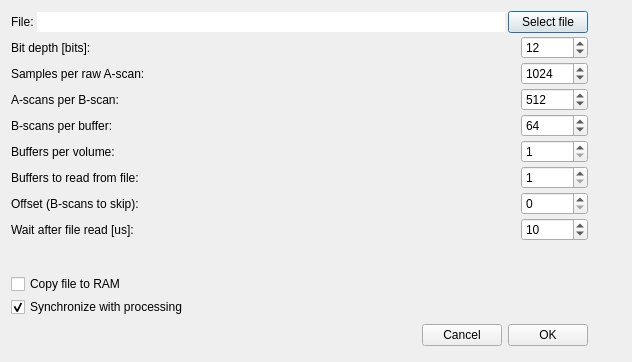
<?xml version="1.0" encoding="UTF-8"?>
<ui version="4.0">
 <class>VirtualOCTSystemSettingsDialog</class>
 <widget class="QDialog" name="VirtualOCTSystemSettingsDialog">
  <property name="geometry">
   <rect>
    <x>0</x>
    <y>0</y>
    <width>632</width>
    <height>362</height>
   </rect>
  </property>
  <property name="sizePolicy">
   <sizepolicy hsizetype="Preferred" vsizetype="Preferred">
    <horstretch>0</horstretch>
    <verstretch>0</verstretch>
   </sizepolicy>
  </property>
  <property name="windowTitle">
   <string>Dialog</string>
  </property>
  <layout class="QHBoxLayout" name="horizontalLayout_10">
   <item>
    <layout class="QVBoxLayout" name="verticalLayout">
     <property name="spacing">
      <number>3</number>
     </property>
     <item>
      <layout class="QHBoxLayout" name="horizontalLayout_4">
       <item>
        <widget class="QLabel" name="label">
         <property name="text">
          <string>File:</string>
         </property>
        </widget>
       </item>
       <item>
        <widget class="QLineEdit" name="lineEdit">
         <property name="text">
          <string/>
         </property>
         <property name="frame">
          <bool>false</bool>
         </property>
         <property name="readOnly">
          <bool>true</bool>
         </property>
        </widget>
       </item>
       <item>
        <widget class="QPushButton" name="pushButton_selectFile">
         <property name="text">
          <string>Select file</string>
         </property>
        </widget>
       </item>
      </layout>
     </item>
     <item>
      <layout class="QHBoxLayout" name="horizontalLayout_6">
       <item>
        <widget class="QLabel" name="label_6">
         <property name="text">
          <string>Bit depth [bits]:</string>
         </property>
        </widget>
       </item>
       <item>
        <spacer name="spacer_5">
         <property name="orientation">
          <enum>Qt::Horizontal</enum>
         </property>
         <property name="sizeHint" stdset="0">
          <size>
           <width>38</width>
           <height>13</height>
          </size>
         </property>
        </spacer>
       </item>
       <item>
        <widget class="QSpinBox" name="spinBox_bitDepth">
         <property name="toolTip">
          <string>&lt;html&gt;&lt;head/&gt;&lt;body&gt;&lt;p&gt;Bit depth of each sample.&lt;/p&gt;&lt;/body&gt;&lt;/html&gt;</string>
         </property>
         <property name="whatsThis">
          <string>Bit depth of each sample. The exact value depends on the dimensions of the chosen raw data. Common values are 8 bit, 12 bit and 16 bit.</string>
         </property>
         <property name="minimum">
          <number>8</number>
         </property>
         <property name="maximum">
          <number>10000000</number>
         </property>
         <property name="value">
          <number>12</number>
         </property>
        </widget>
       </item>
      </layout>
     </item>
     <item>
      <layout class="QHBoxLayout" name="horizontalLayout">
       <item>
        <widget class="QLabel" name="label_2">
         <property name="text">
          <string>Samples per raw A-scan:</string>
         </property>
        </widget>
       </item>
       <item>
        <spacer name="spacer">
         <property name="orientation">
          <enum>Qt::Horizontal</enum>
         </property>
         <property name="sizeHint" stdset="0">
          <size>
           <width>38</width>
           <height>13</height>
          </size>
         </property>
        </spacer>
       </item>
       <item>
        <widget class="QSpinBox" name="spinBox_width">
         <property name="toolTip">
          <string>&lt;html&gt;&lt;head/&gt;&lt;body&gt;&lt;p&gt;Samples per raw a-scan. This needs to be an even number. &lt;/p&gt;&lt;/body&gt;&lt;/html&gt;</string>
         </property>
         <property name="whatsThis">
          <string>Samples per raw a-scan. This needs to be an even number. The exact value depends on the dimensions of the chosen raw data. Typical values are multiple of 128 such as 1024.</string>
         </property>
         <property name="minimum">
          <number>2</number>
         </property>
         <property name="maximum">
          <number>10000000</number>
         </property>
         <property name="singleStep">
          <number>2</number>
         </property>
         <property name="value">
          <number>1024</number>
         </property>
        </widget>
       </item>
      </layout>
     </item>
     <item>
      <layout class="QHBoxLayout" name="horizontalLayout_2">
       <item>
        <widget class="QLabel" name="label_3">
         <property name="text">
          <string>A-scans per B-scan:</string>
         </property>
        </widget>
       </item>
       <item>
        <spacer name="spacer_2">
         <property name="orientation">
          <enum>Qt::Horizontal</enum>
         </property>
         <property name="sizeHint" stdset="0">
          <size>
           <width>38</width>
           <height>13</height>
          </size>
         </property>
        </spacer>
       </item>
       <item>
        <widget class="QSpinBox" name="spinBox_height">
         <property name="toolTip">
          <string>&lt;html&gt;&lt;head/&gt;&lt;body&gt;&lt;p&gt;A-scans per b-scan&lt;/p&gt;&lt;/body&gt;&lt;/html&gt;</string>
         </property>
         <property name="whatsThis">
          <string>A-scans per b-scan. The exact value depends on the dimensions of the chosen raw data. Typical values are 256, 320, 512 and 1024.</string>
         </property>
         <property name="minimum">
          <number>2</number>
         </property>
         <property name="maximum">
          <number>10000000</number>
         </property>
         <property name="value">
          <number>512</number>
         </property>
        </widget>
       </item>
      </layout>
     </item>
     <item>
      <layout class="QHBoxLayout" name="horizontalLayout_3">
       <item>
        <widget class="QLabel" name="label_4">
         <property name="text">
          <string>B-scans per buffer:</string>
         </property>
        </widget>
       </item>
       <item>
        <spacer name="spacer_3">
         <property name="orientation">
          <enum>Qt::Horizontal</enum>
         </property>
         <property name="sizeHint" stdset="0">
          <size>
           <width>38</width>
           <height>13</height>
          </size>
         </property>
        </spacer>
       </item>
       <item>
        <widget class="QSpinBox" name="spinBox_depth">
         <property name="toolTip">
          <string>&lt;html&gt;&lt;head/&gt;&lt;body&gt;&lt;p&gt;B-scans per buffer&lt;/p&gt;&lt;/body&gt;&lt;/html&gt;</string>
         </property>
         <property name="whatsThis">
          <string> For processing buffer by buffer is copied to GPU memory and all a-scans of each buffer are processed in parallel. The size of the buffer affects the processing speed. The optimal value depends on the GPU used.</string>
         </property>
         <property name="minimum">
          <number>1</number>
         </property>
         <property name="maximum">
          <number>10000000</number>
         </property>
         <property name="value">
          <number>64</number>
         </property>
        </widget>
       </item>
      </layout>
     </item>
     <item>
      <layout class="QHBoxLayout" name="horizontalLayout_7">
       <item>
        <widget class="QLabel" name="label_7">
         <property name="text">
          <string>Buffers per volume:</string>
         </property>
        </widget>
       </item>
       <item>
        <spacer name="spacer_6">
         <property name="orientation">
          <enum>Qt::Horizontal</enum>
         </property>
         <property name="sizeHint" stdset="0">
          <size>
           <width>38</width>
           <height>13</height>
          </size>
         </property>
        </spacer>
       </item>
       <item>
        <widget class="QSpinBox" name="spinBox_buffersPerVolume">
         <property name="toolTip">
          <string>&lt;html&gt;&lt;head/&gt;&lt;body&gt;&lt;p&gt;Buffers per volume&lt;/p&gt;&lt;/body&gt;&lt;/html&gt;</string>
         </property>
         <property name="whatsThis">
          <string>Buffers per volume. A volume can consist of one or more buffers. For processing buffer by buffer is copied to GPU memory and all a-scans of each buffer are processed in parallel.</string>
         </property>
         <property name="minimum">
          <number>1</number>
         </property>
         <property name="maximum">
          <number>10000000</number>
         </property>
         <property name="value">
          <number>1</number>
         </property>
        </widget>
       </item>
      </layout>
     </item>
     <item>
      <layout class="QHBoxLayout" name="horizontalLayout_8">
       <item>
        <widget class="QLabel" name="label_8">
         <property name="text">
          <string>Buffers to read from file:</string>
         </property>
        </widget>
       </item>
       <item>
        <spacer name="spacer_7">
         <property name="orientation">
          <enum>Qt::Horizontal</enum>
         </property>
         <property name="sizeHint" stdset="0">
          <size>
           <width>38</width>
           <height>13</height>
          </size>
         </property>
        </spacer>
       </item>
       <item>
        <widget class="QSpinBox" name="spinBox_buffersFromFile">
         <property name="toolTip">
          <string>&lt;html&gt;&lt;head/&gt;&lt;body&gt;&lt;p&gt;Number of buffers that should be read from file.&lt;/p&gt;&lt;/body&gt;&lt;/html&gt;</string>
         </property>
         <property name="whatsThis">
          <string>Number of buffers that should be read from file. Typically this value is the same as &quot;buffers per volume&quot; or an integer multiple of it.</string>
         </property>
         <property name="minimum">
          <number>1</number>
         </property>
         <property name="maximum">
          <number>10000000</number>
         </property>
         <property name="value">
          <number>1</number>
         </property>
        </widget>
       </item>
      </layout>
     </item>
     <item>
      <layout class="QHBoxLayout" name="horizontalLayout_9">
       <item>
        <widget class="QLabel" name="label_10">
         <property name="text">
          <string>Offset (B-scans to skip):</string>
         </property>
        </widget>
       </item>
       <item>
        <spacer name="spacer_8">
         <property name="orientation">
          <enum>Qt::Horizontal</enum>
         </property>
         <property name="sizeHint" stdset="0">
          <size>
           <width>38</width>
           <height>13</height>
          </size>
         </property>
        </spacer>
       </item>
       <item>
        <widget class="QSpinBox" name="spinBox_bscanOffset">
         <property name="toolTip">
          <string>&lt;html&gt;&lt;head/&gt;&lt;body&gt;&lt;p&gt;Number of buffers that should be read from file.&lt;/p&gt;&lt;/body&gt;&lt;/html&gt;</string>
         </property>
         <property name="whatsThis">
          <string>Number of buffers that should be read from file. Typically this value is the same as &quot;buffers per volume&quot; or an integer multiple of it.</string>
         </property>
         <property name="minimum">
          <number>0</number>
         </property>
         <property name="maximum">
          <number>10000000</number>
         </property>
         <property name="value">
          <number>0</number>
         </property>
        </widget>
       </item>
      </layout>
     </item>
     <item>
      <layout class="QHBoxLayout" name="horizontalLayout_5">
       <item>
        <widget class="QLabel" name="label_5">
         <property name="text">
          <string>Wait after file read [us]:</string>
         </property>
        </widget>
       </item>
       <item>
        <spacer name="spacer_4">
         <property name="orientation">
          <enum>Qt::Horizontal</enum>
         </property>
         <property name="sizeHint" stdset="0">
          <size>
           <width>38</width>
           <height>13</height>
          </size>
         </property>
        </spacer>
       </item>
       <item>
        <widget class="QSpinBox" name="spinBox_waitTime">
         <property name="toolTip">
          <string>&lt;html&gt;&lt;head/&gt;&lt;body&gt;&lt;p&gt;Wait time after reading a single buffer.&lt;/p&gt;&lt;/body&gt;&lt;/html&gt;</string>
         </property>
         <property name="whatsThis">
          <string>Artificially generated waiting time after reading a single buffer to simulate slow acquisition systems.</string>
         </property>
         <property name="maximum">
          <number>10000000</number>
         </property>
         <property name="value">
          <number>10</number>
         </property>
        </widget>
       </item>
      </layout>
     </item>
     <item>
      <spacer name="verticalSpacer">
       <property name="orientation">
        <enum>Qt::Vertical</enum>
       </property>
       <property name="sizeHint" stdset="0">
        <size>
         <width>20</width>
         <height>13</height>
        </size>
       </property>
      </spacer>
     </item>
     <item>
      <widget class="QCheckBox" name="checkBox_copyFileToRam">
       <property name="toolTip">
        <string>&lt;html&gt;&lt;head/&gt;&lt;body&gt;&lt;p&gt;Copy entire raw file to RAM to speed up data transfer to OCTproZ. For very large files this should be disabled. This option only has an effect if buffers to read from file is greater than two.  &lt;/p&gt;&lt;/body&gt;&lt;/html&gt;</string>
       </property>
       <property name="whatsThis">
        <string>Copy entire raw file to RAM to speed up data transfer to OCTproZ. For very large files this should be disabled. This option only has an effect if buffers to read from file is greater than two. </string>
       </property>
       <property name="text">
        <string>Copy file to RAM</string>
       </property>
      </widget>
     </item>
     <item>
      <widget class="QCheckBox" name="checkBox_sync">
       <property name="toolTip">
        <string>&lt;html&gt;&lt;head/&gt;&lt;body&gt;&lt;p&gt;When synchronization is enabled, it is guaranteed that no buffer will be lost. However, it introduces a small idle time between each buffer. When measuring the performance of the processing pipeline, synchronization should be disabled.&lt;/p&gt;&lt;/body&gt;&lt;/html&gt;</string>
       </property>
       <property name="text">
        <string>Synchronize with processing</string>
       </property>
       <property name="checked">
        <bool>true</bool>
       </property>
      </widget>
     </item>
     <item>
      <layout class="QHBoxLayout">
       <property name="spacing">
        <number>6</number>
       </property>
       <property name="leftMargin">
        <number>0</number>
       </property>
       <property name="topMargin">
        <number>0</number>
       </property>
       <property name="rightMargin">
        <number>0</number>
       </property>
       <property name="bottomMargin">
        <number>0</number>
       </property>
       <item>
        <spacer>
         <property name="orientation">
          <enum>Qt::Horizontal</enum>
         </property>
         <property name="sizeHint" stdset="0">
          <size>
           <width>131</width>
           <height>31</height>
          </size>
         </property>
        </spacer>
       </item>
       <item>
        <widget class="QPushButton" name="cancelButton">
         <property name="text">
          <string>Cancel</string>
         </property>
        </widget>
       </item>
       <item>
        <widget class="QPushButton" name="okButton">
         <property name="text">
          <string>OK</string>
         </property>
        </widget>
       </item>
      </layout>
     </item>
    </layout>
   </item>
   <item>
    <spacer name="horizontalSpacer">
     <property name="orientation">
      <enum>Qt::Horizontal</enum>
     </property>
     <property name="sizeType">
      <enum>QSizePolicy::Fixed</enum>
     </property>
     <property name="sizeHint" stdset="0">
      <size>
       <width>20</width>
       <height>20</height>
      </size>
     </property>
    </spacer>
   </item>
   <item>
    <widget class="QLabel" name="label_9">
     <property name="text">
      <string/>
     </property>
     <property name="pixmap">
      <pixmap resource="../resources.qrc">:/images/volumeparams.png</pixmap>
     </property>
    </widget>
   </item>
  </layout>
 </widget>
 <resources>
  <include location="../resources.qrc"/>
 </resources>
 <connections>
  <connection>
   <sender>okButton</sender>
   <signal>clicked()</signal>
   <receiver>VirtualOCTSystemSettingsDialog</receiver>
   <slot>accept()</slot>
   <hints>
    <hint type="sourcelabel">
     <x>278</x>
     <y>253</y>
    </hint>
    <hint type="destinationlabel">
     <x>96</x>
     <y>254</y>
    </hint>
   </hints>
  </connection>
  <connection>
   <sender>cancelButton</sender>
   <signal>clicked()</signal>
   <receiver>VirtualOCTSystemSettingsDialog</receiver>
   <slot>reject()</slot>
   <hints>
    <hint type="sourcelabel">
     <x>369</x>
     <y>253</y>
    </hint>
    <hint type="destinationlabel">
     <x>179</x>
     <y>282</y>
    </hint>
   </hints>
  </connection>
 </connections>
</ui>
